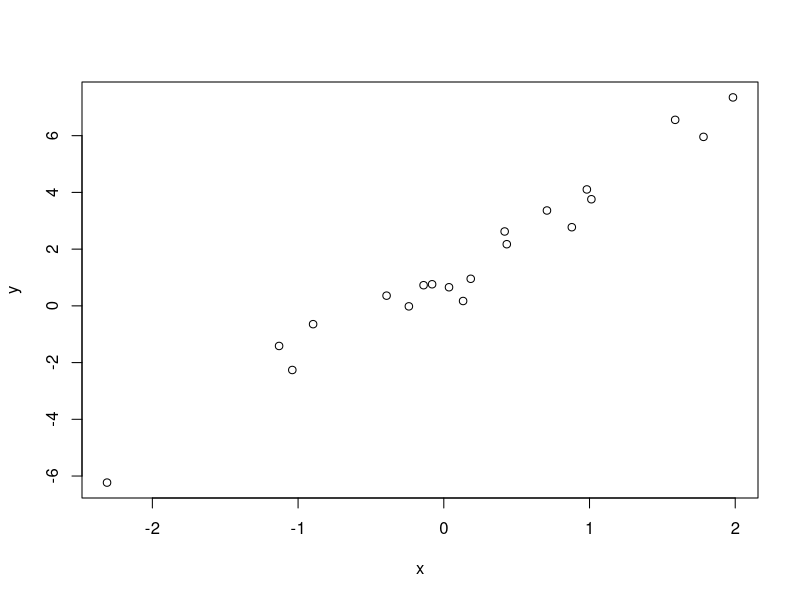
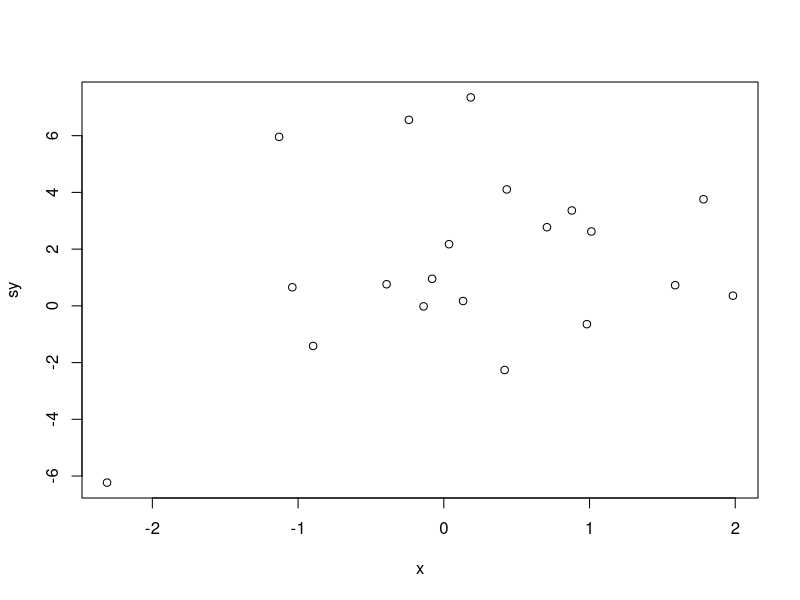
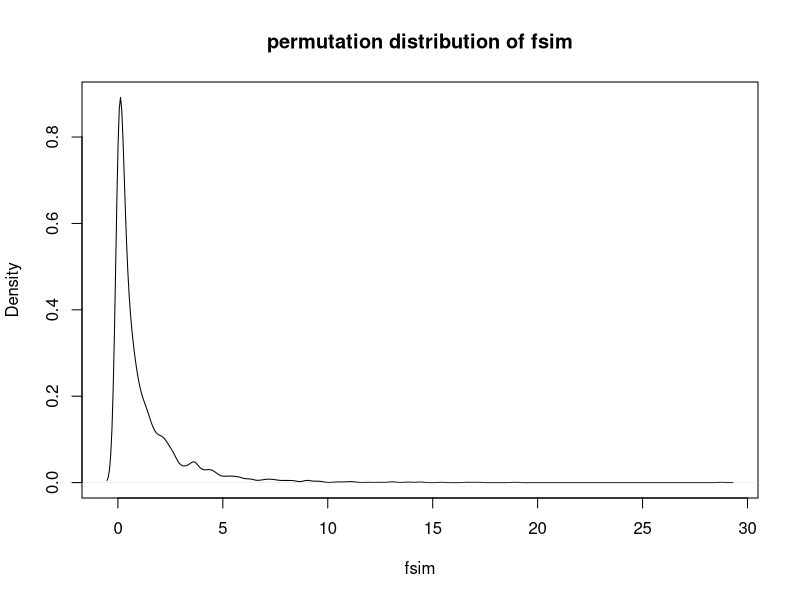
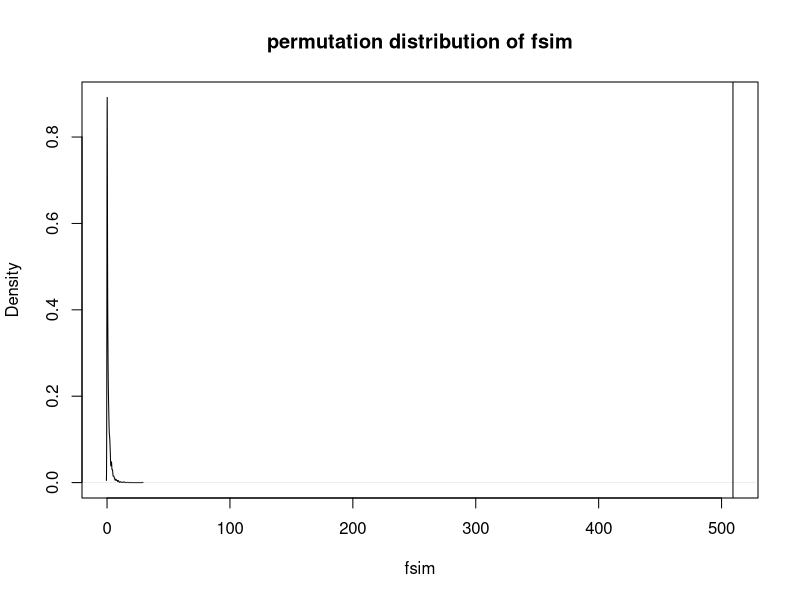
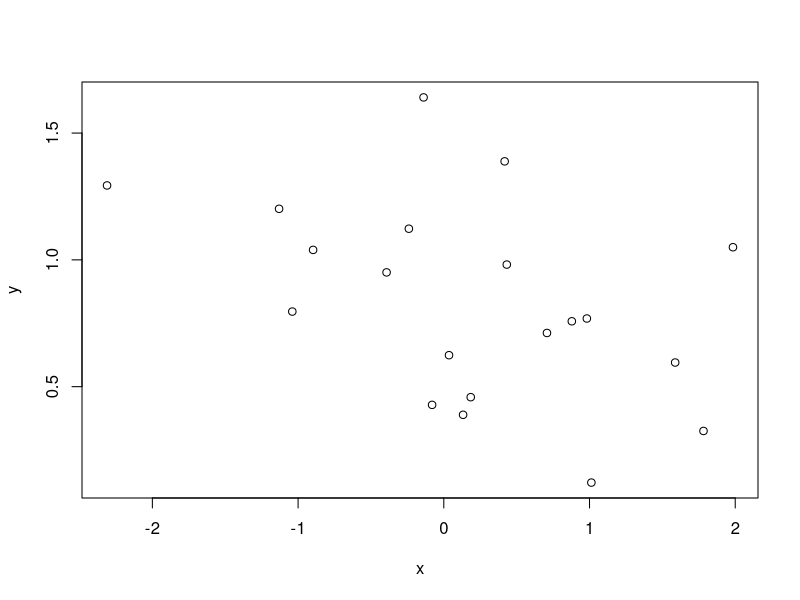
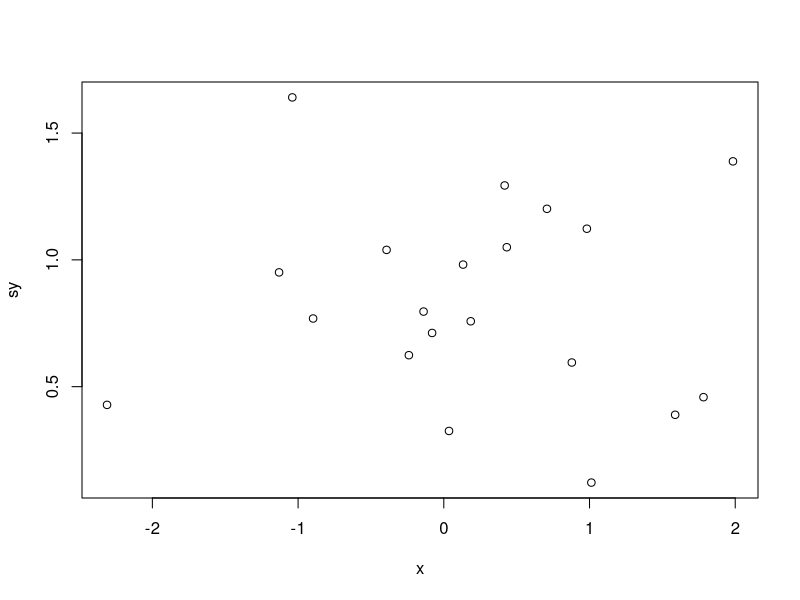
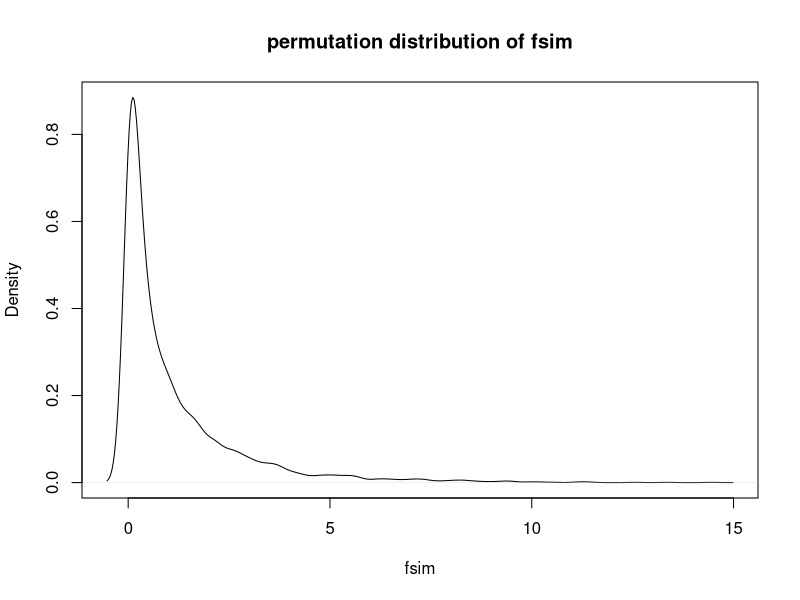
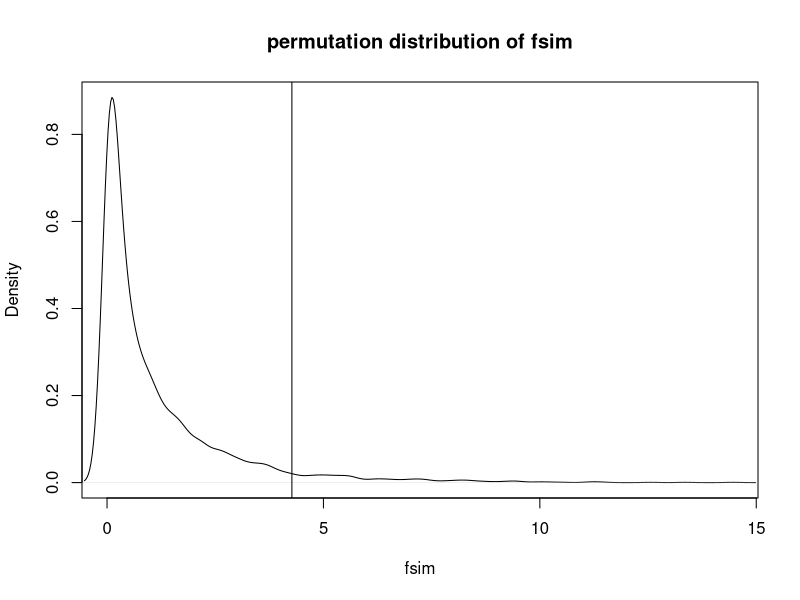

The R source for these figures, in order:
# why does the permutation test work?
set.seed(2)

# generate some simple data where a relationship exists between y and x
x <- rnorm(20)
y <- 1 + 3 * x + rnorm(20, sd = 0.5)
# a clear linear relationship
plot(y ~ x)

# permute response and compare to x
sy <- sample(y)
plot(sy ~ x)

# extract f statistic for observed data set
fobs <- summary(lm(y ~ x))$fstat[1]
nreps <- 4000
fsim <- numeric(nreps)
# nreps times:
# 1. permute the response
# 2. regress the permuted response on the predictor
# 3. extract the f statistic from the model fit
# 4. store the f statistic for later use
for(i in 1:nreps){
  fsim[i] <- summary(lm(sample(y) ~ x))$fstat[1]
}

# look at distribution of simulated f statistics
plot(density(fsim), xlab = "fsim", main = "permutation distribution of fsim")

# compare to observed f statistic (on appropriate scale)
plot(density(fsim), xlab = "fsim", main = "permutation distribution of fsim", xlim = c(0, max(fsim, fobs)))
abline(v = fobs)
mean(fsim >= fobs)

# generate some simple data where a relationship DOES NOT exist between y and x
y <- 1 + rnorm(20, sd = 0.5)
# no clear linear relationship
plot(y ~ x)

# permute response and compare to x
# looks similar to previous plot
sy <- sample(y)
plot(sy ~ x)

# extract f statistic for observed data set
fobs <- summary(lm(y ~ x))$fstat[1]

nreps <- 4000
fsim <- numeric(nreps)
# nreps times:
# 1. permute the response
# 2. regress the response on the predictor
# 3. extract the f statistic from the model fit
# 4. store the f statistic for later use
for(i in 1:nreps){
  fsim[i] <- summary(lm(sample(y) ~ x))$fstat[1]
}

# look at distribution of simulated f statistics
plot(density(fsim), xlab = "fsim", main = "permutation distribution of fsim")

# compare to observed f statistic (on appropriate scale)
plot(density(fsim), xlab = "fsim", main = "permutation distribution of fsim", xlim = c(0, max(fsim, fobs)))
abline(v = fobs)
mean(fsim >= fobs)



